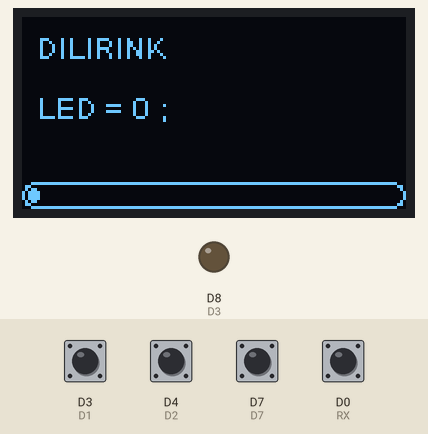
This sketch was run on a simulated ESP8266 (Wemos D1 mini). Parts: 128×64 one-colour display, output pins drawn as LEDs (lit = HIGH). Inputs (shaded band) come from the test bench; at power-on: D0 (RX), D3 (D1), D4 (D2), D7 HIGH.

Above: at 1.2 s.
1.3 s: D7 pulled LOW for 0.15 s
At 2.1 s:
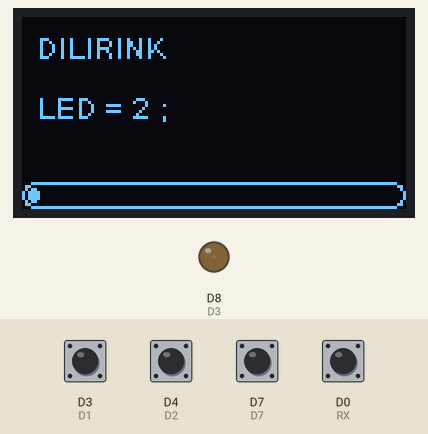
2.9 s: D4 (D2) pulled LOW for 0.15 s
At 3.6 s:
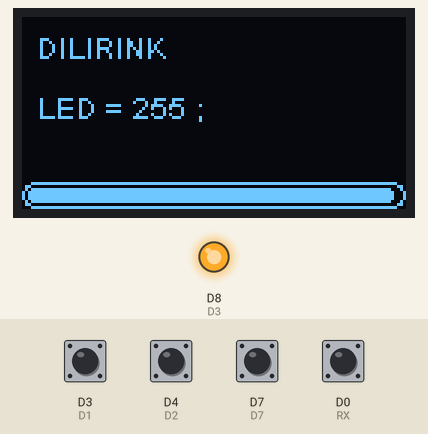
4.5 s: D3 (D1) pulled LOW for 1 s
At 6.6 s:
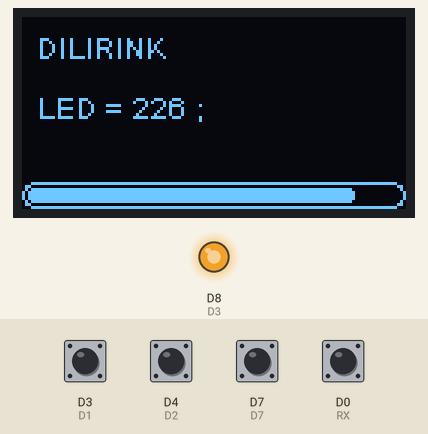
7.0 s: D3 (D1) pulled LOW for 0.15 s
At 8.1 s:
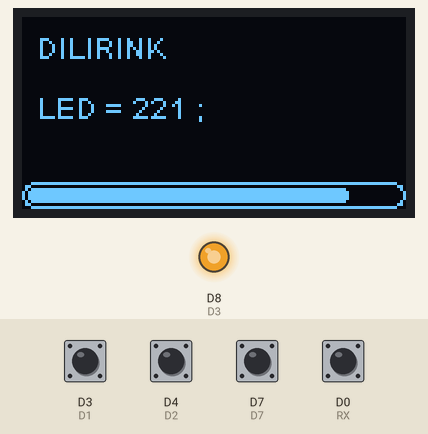
8.6 s: D3 (D1) pulled LOW for 1 s
At 10.7 s:
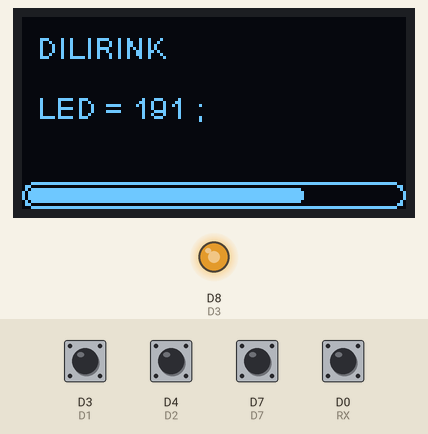
11.1 s: D7 pulled LOW for 1 s
At 12.9 s:
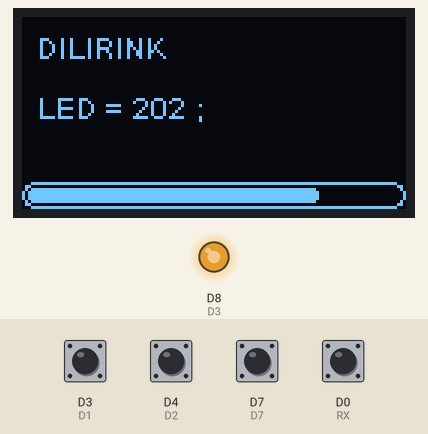
Timing chart, 0 to 14.4 s (numbered marks = the images above; inputs shaded):
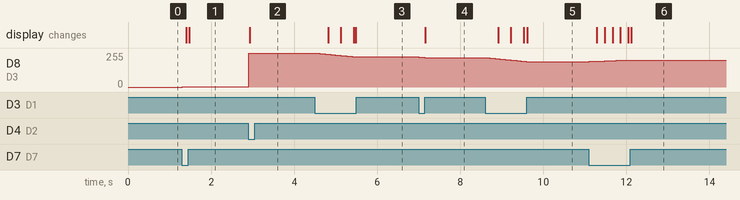

The sketch:

OLED_BUTTON_MENU.ino
```cpp
#include "SSD1306.h"
//#include <Wire.h>
//https://ardulogic.ru/posts/podkluchenie-oled-displeya-ssd1306-k-wemos-d1
//https://radioprog.ru/post/875
//https://www.instructables.com/ARDUINO-MENU-DESIGN-With-OLED-UIUSER-INTERFACE/
//https://www.hackster.io/yilmazyurdakul/arduino-oled-encoder-simple-menu-system-f9baa1
//http://wikihandbk.com/wiki/ESP8266:%D0%9F%D1%80%D0%B8%D0%BC%D0%B5%D1%80%D1%8B/%D0%9F%D1%80%D0%BE%D1%88%D0%B8%D0%B2%D0%BA%D0%B0_ESP8266_%D0%BC%D0%B5%D1%82%D0%BE%D0%B4%D0%BE%D0%BC_OTA
// Инициализируем дисплей подключенный к пинам D2 и D1
SSD1306 display(0x3c, D6, D5); //D6-sda D5-SCL
int demoMode = 0;
int counter = 1;
int man = 0;
void setup()
{
  // put your setup code here, to run once:
  display.init();
  display.flipScreenVertically();
  display.setFont(ArialMT_Plain_10);
  pinMode(D7, INPUT_PULLUP);  // D7
  pinMode(D3, INPUT_PULLUP);  // D1
  pinMode(D4, INPUT_PULLUP);  // D2
  pinMode(D0, INPUT_PULLUP);  // RX
  pinMode(D8, OUTPUT);        //D3
}

void loop()
{
  // put your main code here, to run repeatedly:
  byte val = digitalRead(D7); //++
  byte val2 = digitalRead(D3); //--
  byte val3 = digitalRead(D4); //+256
  byte val4 = digitalRead(D0); //-256 RX
  if (val == LOW)
  {
    man++;
    analogWrite(D8, man);
    delay(80);
    if (man > 256)
      man = 255;
    while (val != LOW)
    {
      man++;
      //delay(20);
    }
  }
  if (val2 == LOW)
  {
    man--;
    analogWrite(D8, man);
    delay(20);
  }
  if(val3==LOW)
  {
    man=255;
    analogWrite(D8, man);
  }
  if(val4==LOW)
  {
    man=0;
    analogWrite(D8, man);
  }
  display.drawString(5, 4, "DILIRINK");
  display.drawString(5, 24, "LED = " + String(man) + " ;");
  display.drawProgressBar(0, 55, 127, 8, (int)((man * 100) / 256)); //кординаты х,у, длинна,ширина
  display.display();
  display.clear();
}

void ledinput()
{

}
```

Measured:
- after the input at 1.3 s, D8 (D3): 0/255 → 1/255 at once, → 2/255 0.09 s later; the display: first changes after 0.10 s (image 1 shows a later state)
- after the input at 2.9 s, D8 (D3): 2/255 → 255/255 at once; the display: changes at once (image 2)
- after the input at 4.5 s, D8 (D3): moves from 255/255 to 226/255 over 0.95 s, starting at once; the display: first changes after 0.32 s (image 3 shows a later state)
- after the input at 7.0 s, D8 (D3): 226/255 → 221/255 at once; the display: changes after 0.16 s (image 4)
- after the input at 8.6 s, D8 (D3): moves from 221/255 to 191/255 over 0.99 s, starting at once; the display: first changes after 0.31 s (image 5 shows a later state)
- after the input at 11.1 s, D8 (D3): moves from 191/255 to 202/255 over 0.94 s, starting at once; the display: first changes after 0.19 s (image 6 shows a later state)
